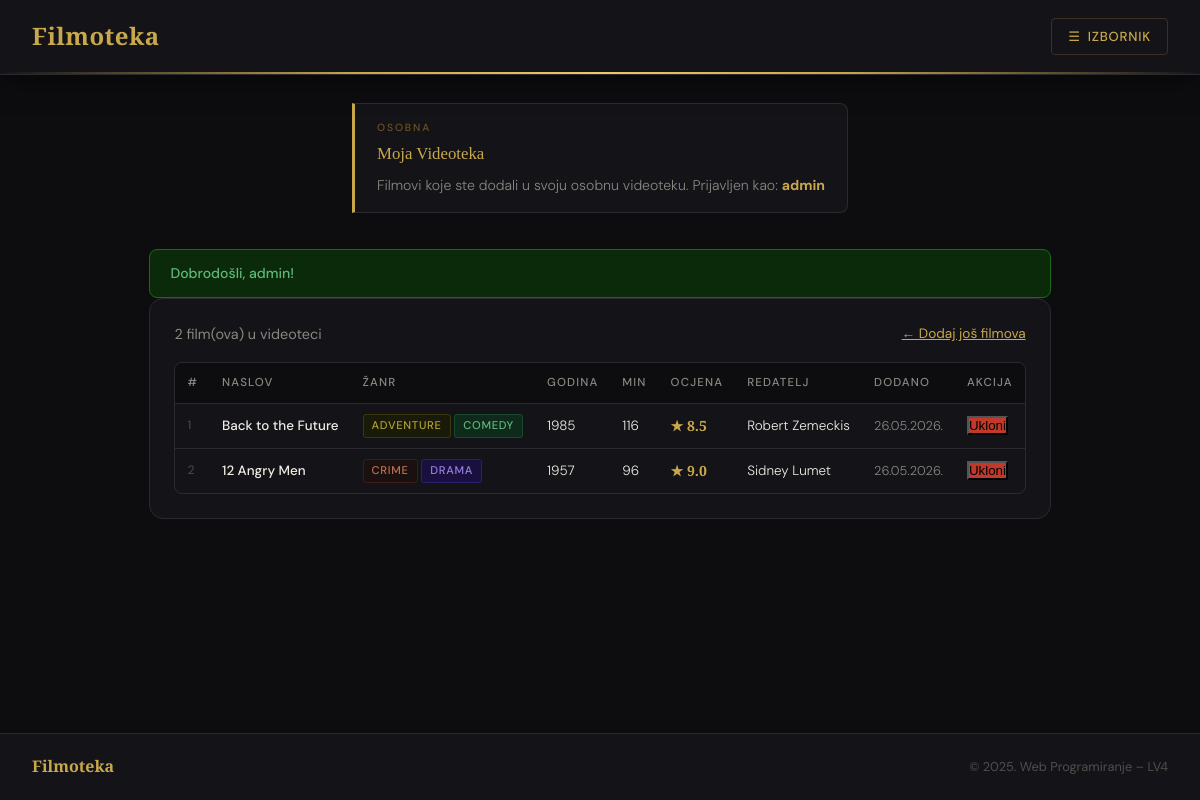
The app's page /videoteka.php (signed in) with its own data.
### tables this page shows
CREATE TABLE `zeljeni_filmovi` (
  `id` int(11) NOT NULL,
  `id_korisnika` int(11) NOT NULL,
  `id_filma` int(11) NOT NULL,
  `datum_dodavanja` datetime DEFAULT current_timestamp()
);

CREATE TABLE `filmovi` (
  `id` int(11) NOT NULL,
  `naslov` varchar(255) NOT NULL,
  `zanr` varchar(150) NOT NULL,
  `godina` smallint(5) UNSIGNED NOT NULL,
  `trajanje_min` smallint(5) UNSIGNED NOT NULL,
  `ocjena` decimal(3,1) NOT NULL,
  `rezisery` varchar(255) NOT NULL,
  `zemlja_porijekla` varchar(150) NOT NULL
);

### videoteka.php (the view, shortened to what this page needs)
<?php
require_once 'includes/db.php';
require_once 'includes/functions.php';
$flash_success = flashGet('success');
$stmt = $pdo->prepare('
    SELECT f.*, zf.datum_dodavanja
    FROM zeljeni_filmovi zf
    JOIN filmovi f ON f.id = zf.id_filma
    WHERE zf.id_korisnika = ?
    ORDER BY zf.datum_dodavanja DESC
');
$stmt->execute([$_SESSION['korisnik_id']]);
$videoteka = $stmt->fetchAll();
require_once 'includes/header.php';
?>
<div class="uvodni-clanak">
    <article>
        <div class="article-accent">OSOBNA</div>
        <h2 style="font-family:var(--font-display);color:var(--gold)">Moja Videoteka</h2>
        <p>Filmovi koje ste dodali u svoju osobnu videoteku. Prijavljen kao:
            <strong style="color:var(--gold)"><?= e($_SESSION['korisnicko_ime']) ?></strong>
        </p>
    </article>
</div>
<main>
    <?php if ($flash_success): ?><div class="flash flash-success"><?= e($flash_success) ?></div><?php endif; ?>
    <section class="sekcija-filmovi">
        <?php if (empty($videoteka)): ?>
        <div style="text-align:center;padding:40px;color:var(--text-muted)">
            <p style="font-size:1.1rem">Vaša videoteka je prazna.</p>
            <a href="index.php" class="add-btn" style="display:inline-block;margin-top:16px;text-decoration:none">
                ← Pregledaj filmove
            </a>
        </div>
        <?php else: ?>
        <div style="display:flex;justify-content:space-between;align-items:center;margin-bottom:16px">
            <h3 style="color:var(--text-muted);font-size:0.9rem;font-weight:400">
                <?= count($videoteka) ?> film(ova) u videoteci
            </h3>
            <a href="index.php" style="color:var(--gold);font-size:0.85rem">← Dodaj još filmova</a>
        </div>
        <div class="tablica-wrapper">
            <table class="tablica-filmovi">
                <thead>
                    <tr>
                        <th>#</th>
                        <th>NASLOV</th>
                        <th>ŽANR</th>
                        <th>GODINA</th>
                        <th>MIN</th>
                        <th>OCJENA</th>
                        <th>REDATELJ</th>
                        <th>DODANO</th>
                        <th>AKCIJA</th>
                    </tr>
                </thead>
                <tbody>
                    <?php foreach ($videoteka as $i => $film): ?>
                    <tr>
                        <td data-label="#"><?= $i + 1 ?></td>
                        <td data-label="Naslov" style="font-weight:500"><?= e($film['naslov']) ?></td>
                        <td data-label="Žanr"><?= zanrBadge($film['zanr']) ?></td>
                        <td data-label="Godina"><?= e($film['godina']) ?></td>
                        <td data-label="Min"><?= e($film['trajanje_min']) ?></td>
                        <td data-label="Ocjena"><span class="ocjena">★ <?= e($film['ocjena']) ?></span></td>
                        <td data-label="Redatelj"><?= e($film['rezisery']) ?></td>
                        <td data-label="Dodano" style="color:var(--text-muted);font-size:0.8rem">
                            <?= date('d.m.Y.', strtotime($film['datum_dodavanja'])) ?>
                        </td>
                        <td data-label="Akcija">
                            <form method="POST" action="videoteka.php"
                                  onsubmit="return confirm('Ukloniti <?= e(addslashes($film['naslov'])) ?> iz videoteke?')">
                                <button type="submit" class="add-btn" style="background:#c0392b">Ukloni</button>
                            </form>
                        </td>
                    </tr>
                    <?php endforeach; ?>
                </tbody>
            </table>
        </div>
        <?php endif; ?>
    </section>
</main>
<?php require_once 'includes/footer.php'; ?>

### includes/functions.php (shortened to what this page needs)
<?php
function zanrBadge(string $zanrStr): string {
    $map = [
        'Drama'       => 'zanr-drama',
        'Comedy'      => 'zanr-komedija',
        'Animation'   => 'zanr-animacija',
        'Romance'     => 'zanr-romantični',
        'Crime'       => 'zanr-krimic',
        'Thriller'    => 'zanr-triler',
        'Adventure'   => 'zanr-avantura',
        'Documentary' => 'zanr-dokumentarni',
        'Horror'      => 'zanr-horor',
        'Action'      => 'zanr-akcija',
        'Sci-Fi'      => 'zanr-triler',
        'Mystery'     => 'zanr-krimic',
        'Biography'   => 'zanr-dokumentarni',
        'War'         => 'zanr-akcija',
        'Western'     => 'zanr-avantura',
    ];
    $html  = '';
    $parts = array_map('trim', explode(',', $zanrStr));
    foreach ($parts as $zanr) {
        $cls   = $map[$zanr] ?? '';
        $safe  = htmlspecialchars($zanr);
        $html .= "<span class=\"zanr $cls\">$safe</span> ";
    }
    return $html;
}
function flashGet(string $key): string {
    $val = $_SESSION["flash_$key"] ?? '';
    return $val;
}
function e(string $s): string {
    return htmlspecialchars($s, ENT_QUOTES, 'UTF-8');
}

### styles/style.css (style rules this page uses)
:root { --bg-dark: #0d0d0f; --bg-card: #141418; --bg-hover: #1c1c22; --gold: #c9a84c; --gold-light: #e8c96e; --gold-dim: #6b5320; --text-primary: #f0ece4; --text-muted: #8a8680; --text-dim: #504e4a; --border: #2a2a30; --border-gold: #3d3020; --accent-red: #c0392b; --accent-teal: #1a7d6a; --accent-blue: #2c5f8a; --radius-sm: 4px; --radius-md: 8px; --radius-lg: 14px; --font-display: "Playfair Display", Georgia, serif; --font-body: "DM Sans", system-ui, sans-serif; --transition: 0.2s ease; }
*, *::before, *::after { box-sizing: border-box; margin: 0; padding: 0; }
html { scroll-behavior: smooth; }
body { font-family: var(--font-body); background-color: var(--bg-dark); color: var(--text-primary); line-height: 1.6; min-height: 100vh; display: flex; flex-direction: column; }
.uvodni-clanak { max-width: 1200px; margin: 28px auto 0; padding: 0 32px; }
.uvodni-clanak article { background: var(--bg-card); border: 1px solid var(--border); border-left: 3px solid var(--gold); border-radius: 0 var(--radius-md) var(--radius-md) 0; padding: 16px 22px; animation: fade-up 0.5s ease both; }
.article-accent { font-size: 0.65rem; letter-spacing: 0.18em; color: var(--gold-dim); text-transform: uppercase; font-weight: 500; margin-bottom: 4px; }
.uvodni-clanak article h2 { font-family: var(--font-display); font-size: 1.05rem; color: var(--gold); margin-bottom: 6px; font-weight: 400; }
.uvodni-clanak article p { color: var(--text-muted); font-size: 0.88rem; font-weight: 300; }
main { max-width: 1200px; margin: 24px auto 0; padding: 0 32px; }
.sekcija-filmovi { background: var(--bg-card); border: 1px solid var(--border); border-radius: var(--radius-lg); padding: 24px; animation: fade-up 0.5s ease both; }
.tablica-wrapper { overflow-x: auto; border-radius: var(--radius-md); border: 1px solid var(--border); }
.tablica-filmovi { width: 100%; border-collapse: collapse; font-size: 0.84rem; }
.tablica-filmovi thead tr { background: var(--bg-dark); }
.tablica-filmovi th { padding: 11px 12px; text-align: left; color: var(--text-muted); font-weight: 500; font-size: 0.72rem; letter-spacing: 0.1em; text-transform: uppercase; white-space: nowrap; border-bottom: 1px solid var(--border); }
.tablica-filmovi tbody tr { border-bottom: 1px solid var(--border); transition: background var(--transition); }
.tablica-filmovi tbody tr:last-child { border-bottom: none; }
.tablica-filmovi td { padding: 10px 12px; color: var(--text-primary); font-weight: 300; vertical-align: middle; }
.tablica-filmovi td:first-child { color: var(--text-dim); font-size: 0.75rem; font-weight: 400; }
.zanr { display: inline-block; font-size: 0.7rem; font-weight: 500; padding: 2px 8px; border-radius: 3px; text-transform: uppercase; letter-spacing: 0.06em; white-space: nowrap; }
.zanr-drama { background: #1a1040; color: #9b80e0; border: 1px solid #2e1f6e; }
.zanr-komedija { background: #0e2a1a; color: #5fb87a; border: 1px solid #1a4a2e; }
.zanr-krimic { background: #1a1010; color: #c07050; border: 1px solid #3a1e14; }
.zanr-avantura { background: #1a1a08; color: #b0a030; border: 1px solid #3a3810; }
.ocjena { display: inline-block; font-family: var(--font-display); font-weight: 700; font-size: 0.88rem; color: var(--gold); min-width: 28px; }

### styles/lv4.css (style rules this page uses)
.flash { max-width: 1200px; margin: 12px auto 0; padding: 12px 20px; border-radius: var(--radius-md); font-size: 0.88rem; font-weight: 500; }
.flash-success { background: #0a2a0a; border: 1px solid #1a6a1a; color: #5fb87a; }

### records on screen
zeljeni_filmovi: id_filma.naslov "Back to the Future", id_filma.zanr "ADVENTURE", id_filma.zanr "COMEDY", id_filma.godina "1985", id_filma.trajanje_min "116", id_filma.ocjena "8.5", id_filma.rezisery "Robert Zemeckis", datum_dodavanja "26.05.2026."
zeljeni_filmovi: id_filma.naslov "12 Angry Men", id_filma.zanr "CRIME", id_filma.zanr "DRAMA", id_filma.godina "1957", id_filma.trajanje_min "96", id_filma.ocjena "9.0", id_filma.rezisery "Sidney Lumet", datum_dodavanja "26.05.2026."

### other values on screen
$_SESSION['korisnicko_ime'] "admin"
$flash_success "Dobrodošli, admin!"
count($videoteka) "2"
